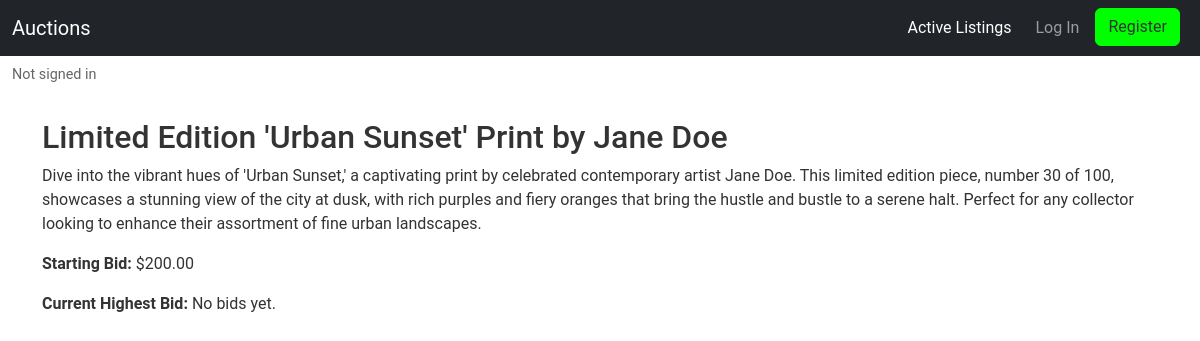
The app's page /listing/1/, older data.
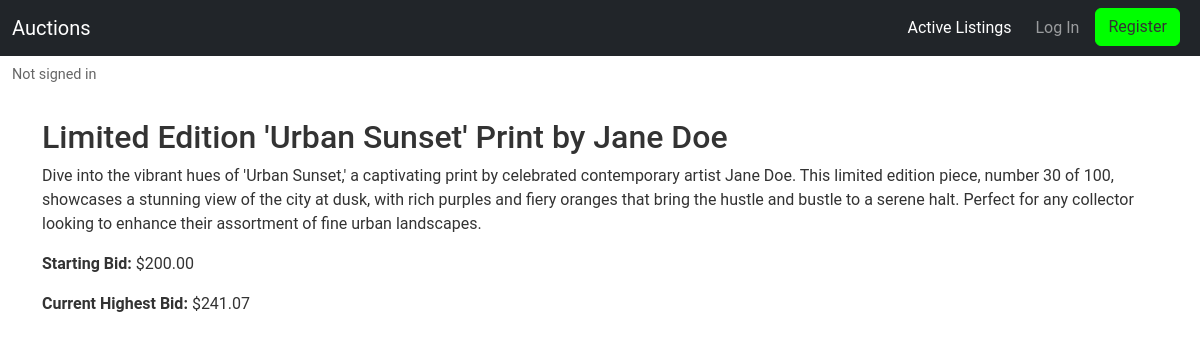
The same page, newer data.
### auctions/models.py (models this page shows)
class Listing(models.Model):
    title = models.CharField(max_length=255)
    description = models.TextField()
    starting_bid = models.DecimalField(max_digits=8, decimal_places=2)
    image_url = models.URLField(blank=True)
    category = models.ForeignKey(Category, on_delete=models.SET_NULL, null=True, blank=True, related_name="listings")
    created_at = models.DateTimeField(auto_now_add=True)
    owner = models.ForeignKey(User, on_delete=models.CASCADE, related_name="listings")
    status = models.CharField(choices=LISTING_STATUS, default='active', max_length=10)

class Bid(models.Model):
    amount = models.DecimalField(max_digits=8, decimal_places=2)
    listing = models.ForeignKey(Listing, on_delete=models.CASCADE, related_name="bids")
    user = models.ForeignKey(User, on_delete=models.CASCADE, related_name="bids")
    created_at = models.DateTimeField(auto_now_add=True)

### auctions/views.py (the view, shortened to what this page needs)
# urls.py: path('listing/<int:listing_id>/', views.listing_detail, name='listing_detail'),
def listing_detail(request, listing_id):
    listing = get_object_or_404(Listing, pk=listing_id)
    on_watchlist = Watchlist.objects.filter(user=request.user, listing=listing).exists() if request.user.is_authenticated else False
    current_bid = Bid.objects.filter(listing=listing).order_by('-amount').first()
    bid_form = BidForm(request.POST or None)
    message = None
    try:
        current_bid = listing.bids.order_by('-amount').first()
    except:
        current_bid = None
    bid_form = BidForm(request.POST or None)
    message = None
    return render(request, 'auctions/listing_detail.html', {
        'listing': listing,
        'on_watchlist': on_watchlist,
        'current_bid': current_bid,
        'bid_form': bid_form if listing.status == 'active' else None,  # Don't show bid form if auction is closed
        'message': message,  # Display messages about actions taken
    })

### auctions/templates/auctions/listing_detail.html (shortened to what this page needs)
{% extends 'auctions/layout.html' %}
{% block body %}
<div>
    <h2>{{ listing.title }}</h2>
    <p>{{ listing.description }}</p>
    <p><strong>Starting Bid:</strong> ${{ listing.starting_bid }}</p>
    <p><strong>Current Highest Bid:</strong>
        {% if current_bid %}
            ${{ current_bid.amount }}
        {% else %}
            No bids yet.
        {% endif %}
    </p>
</div>
{% endblock %}

### auctions/templates/auctions/layout.html (shortened to what this page needs)
{% load static %}
<!DOCTYPE html>
<html lang="en">
    <head>
        <link rel="stylesheet" href="https://cdn.jsdelivr.net/npm/bootstrap@5.3.3/dist/css/bootstrap.min.css">
        <link href="{% static 'auctions/styles.css' %}" rel="stylesheet">
    </head>
    <body>
        <nav class="navbar navbar-expand-lg navbar-dark bg-dark">
            <div class="container-fluid">
                <a class="navbar-brand" href="{% url 'index' %}">Auctions</a>
                <div class="collapse navbar-collapse" id="navbarNav">
                    <ul class="navbar-nav ms-auto">
                        <li class="nav-item">
                            <a class="nav-link active ms-2" aria-current="page" href="{% url 'index' %}">Active Listings</a>
                        </li>
                        {% if user.is_authenticated %}
                            <li class="nav-item">
                                <a class="nav-link ms-2" href="{% url 'logout' %}">Log Out</a>
                            </li>
                        {% else %}
                            <li class="nav-item">
                                <a class="nav-link ms-2" href="{% url 'login' %}">Log In</a>
                            </li>
                            <li class="nav-item ms-2 me-2">
                                <a class="btn btn-success custom-register" href="{% url 'register' %}">Register</a>
                            </li>
                        {% endif %}
                    </ul>
                </div>
            </div>
        </nav>
        <div class="container-fluid">
            <div class="row">
                <div class="col">
                    <div class="py-2">Not signed in</div>
                </div>
            </div>
        </div>
        <div class="container mt-4">
            {% block body %}{% endblock %}
        </div>
    </body>
</html>

### auctions/static/auctions/styles.css (style rules this page uses)
body { font-family: 'Roboto', sans-serif; font-size: 16px; color: #333; }
.custom-register { background-color: #00ff00; border-color: #00ff00; color: #333; }
.py-2 { color: #666; font-size: 0.9rem; }

Row changes from the older to the newer data that the page shows:
added Bid: amount "241.07"
Text that changed along with them:
text no longer shown: "No bids yet."
